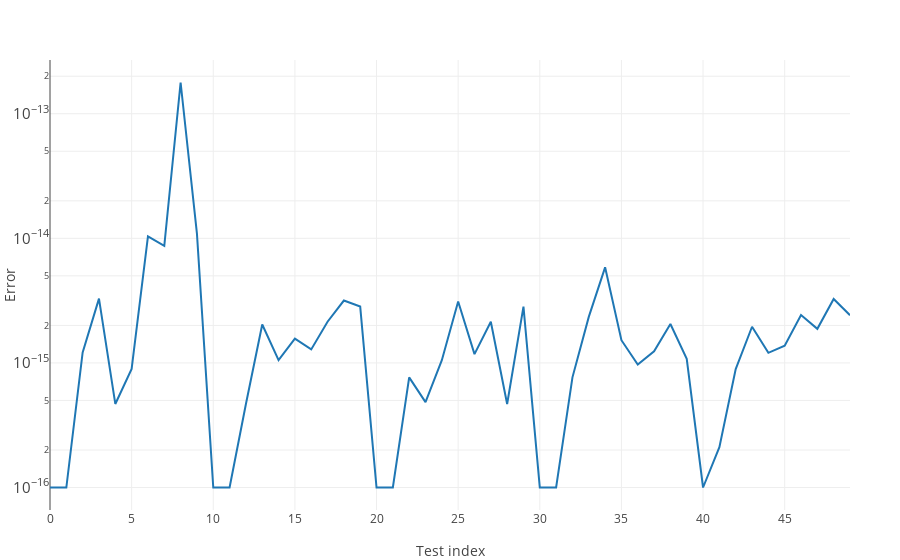

Here is the notebook cell this chart was saved with:
### Code cell
# Plot error at each step of the test suite
using PlotlyJS
plot([scatter(y=err.+1e-16,name="Error")],
     Layout(yaxis_type="log",yaxis_exponentformat="power",xaxis_title="Test index", yaxis_title="Error")
    )

### Figure 1 — Plotly figure (JSON) as saved in the notebook; plotly's stock layout.template omitted (floating-point values rounded to 4 significant figures)
{"data": [{"name": "Error", "type": "scatter", "y": [1e-16, 1e-16, 1.213e-15, 3.284e-15, 4.682e-16, 8.937e-16, 1.038e-14, 8.707e-15, 1.782e-13, 1.092e-14, 1e-16, 1e-16, 4.682e-16, 2.033e-15, 1.052e-15, 1.569e-15, 1.283e-15, 2.141e-15, 3.166e-15, 2.832e-15, 1e-16, 1e-16, 7.661e-16, 4.846e-16, 1.052e-15, 3.115e-15, 1.176e-15, 2.141e-15, 4.682e-16, 2.832e-15, 1e-16, 1e-16, 7.661e-16, 2.341e-15, 5.851e-15, 1.522e-15, 9.707e-16, 1.24e-15, 2.053e-15, 1.077e-15, 1e-16, 2.11e-16, 8.929e-16, 1.952e-15, 1.205e-15, 1.376e-15, 2.427e-15, 1.877e-15, 3.262e-15, 2.415e-15]}], "layout": {"margin": {"b": 50, "l": 50, "r": 50, "t": 60}, "xaxis": {"title": "Test index"}, "yaxis": {"exponentformat": "power", "title": "Error", "type": "log"}}}
